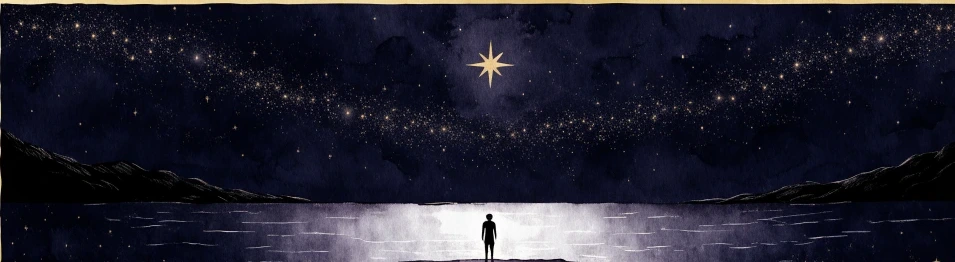
#> input picture assets/ui/banner.webp, 955 x 262 px, given in place of banner.png, which was not available
$ python clean_ui.py
#> lines starting #> are read from the running program, lines starting #| are printed output that depends on the picture
import os
from PIL import Image, ImageOps

UI_DIR = os.path.join("assets", "ui")

def prepare_ui_assets():
	# 1. Аватар — оставляем как есть, просто сохраняем в высоком качестве
	avatar_path = os.path.join(UI_DIR, "avatar.png")
	if os.path.exists(avatar_path):
		avatar = Image.open(avatar_path).convert("RGB")
		avatar.save(os.path.join(UI_DIR, "avatar_ready.png"), "PNG")
		print("Готов аватар: avatar_ready.png")

	# 2. Баннер — срезаем верхнюю золотую полоску (первые 14 пикселей)
	banner_path = os.path.join(UI_DIR, "banner.png")
	if os.path.exists(banner_path):
		banner = Image.open(banner_path).convert("RGB")
#> banner is the input picture: PIL image 955x262 RGB; mean R, G, B 32.5, 32.3, 46.5
		w, h = banner.size
#> w = 955; h = 262
		banner_clean = banner.crop((0, 14, w, h))
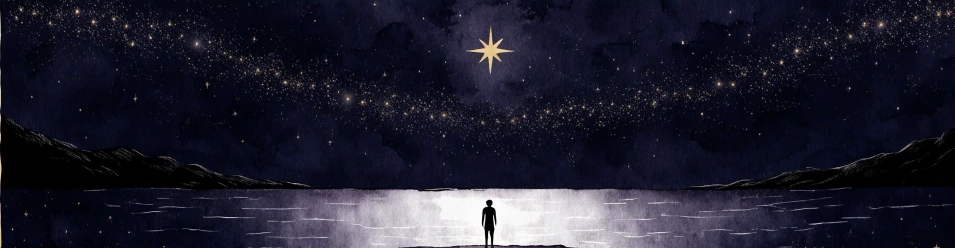
#> banner_clean: PIL image 955x248 RGB; mean R, G, B 30.2, 30.3, 45.5
		banner_clean.save(os.path.join(UI_DIR, "banner.webp"), "WEBP", quality=92)
		print("Готов баннер: banner.webp")

	# 3. Приветственная карточка — срезаем верхнюю золотую полоску (первые 12 пикселей)
	welcome_path = os.path.join(UI_DIR, "welcome.png")
	if os.path.exists(welcome_path):
		welcome = Image.open(welcome_path).convert("RGB")
		w, h = welcome.size
		welcome_clean = welcome.crop((0, 12, w, h))
		welcome_clean.save(os.path.join(UI_DIR, "welcome.webp"), "WEBP", quality=92)
		print("Готов экран /start: welcome.webp")

	# 4. Рубашка карты — убираем светлую полосу слева и выравниваем карту
	back_path = os.path.join(UI_DIR, "card_back.png")
	if os.path.exists(back_path):
		back = Image.open(back_path).convert("RGB")
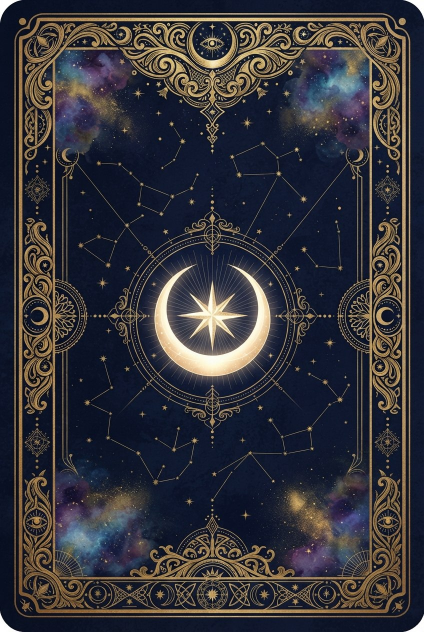
#> input picture assets/ui/card_back.webp, 848 x 1264 px, given in place of card_back.png, which was not available (shown at 1/2 size)
#> back is the input picture: PIL image 848x1264 RGB; mean R, G, B 53.3, 52.1, 58.1
		w, h = back.size
#> w = 848; h = 1264
		# Отрезаем светлый край слева (16 px) и приводим к пропорции 2:3
		back_cropped = back.crop((16, 0, w, h))
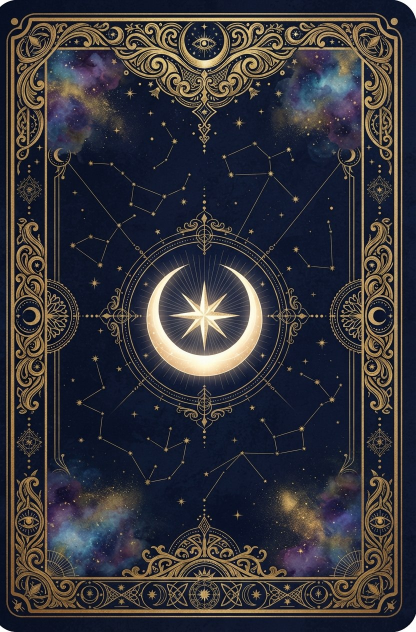
#> back_cropped: PIL image 832x1264 RGB (shown at 1/2 size); mean R, G, B 53.9, 52.6, 58.4
		back_final = ImageOps.fit(back_cropped, (800, 1200), method=Image.Resampling.LANCZOS)
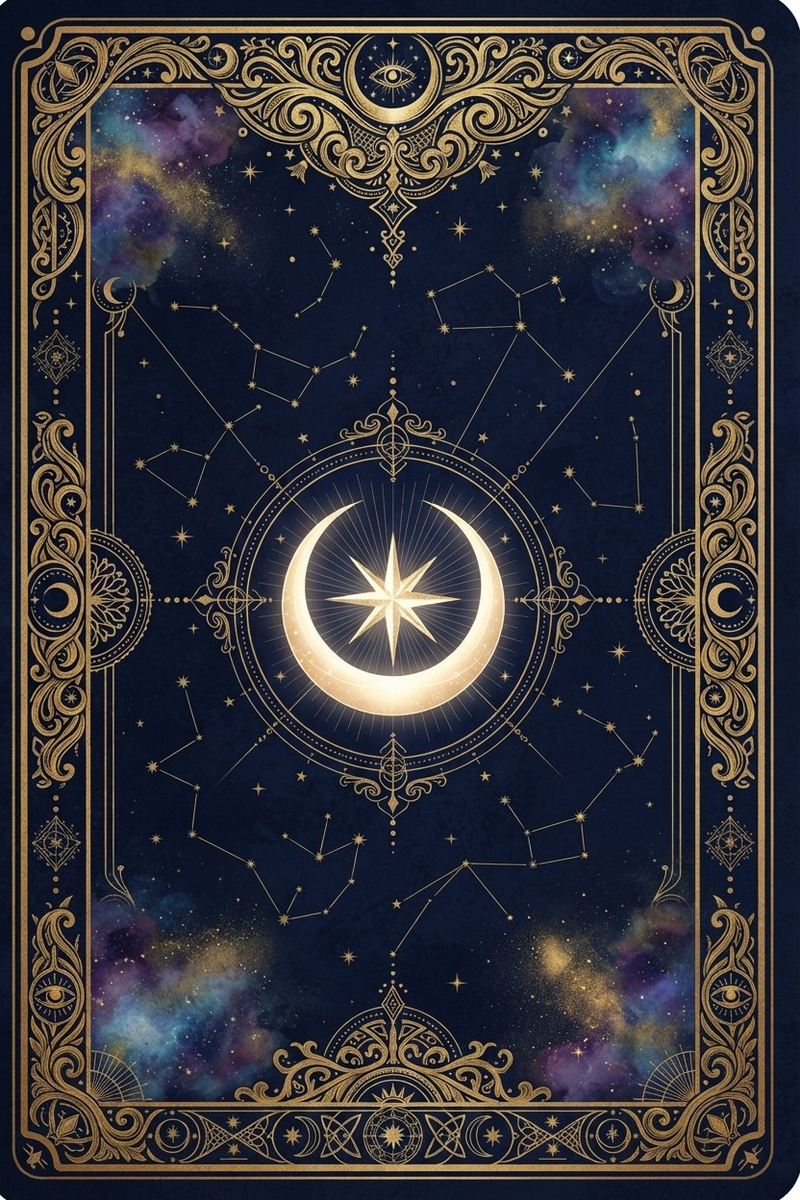
#> back_final: PIL image 800x1200 RGB; mean R, G, B 54.2, 52.8, 58.5
		back_final.save(os.path.join(UI_DIR, "card_back.webp"), "WEBP", quality=92)
		print("Готова рубашка: card_back.webp")

if __name__ == "__main__":
	prepare_ui_assets()
